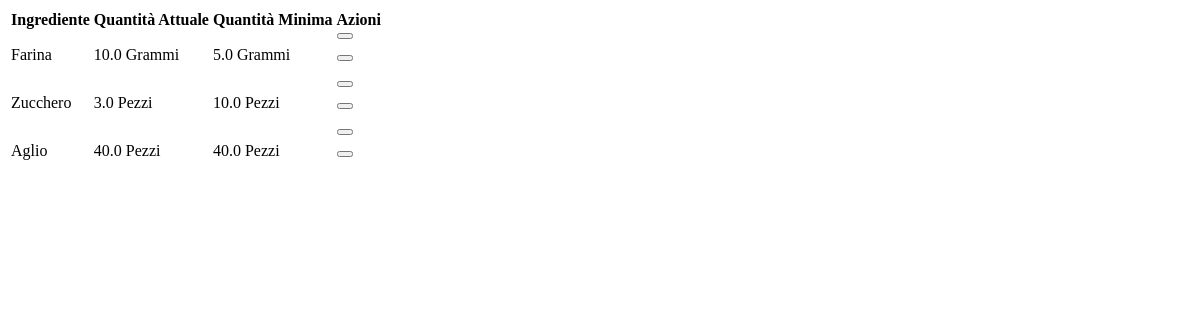
Page /magazzino/tabellaScorte (signed in) on the earlier database version.
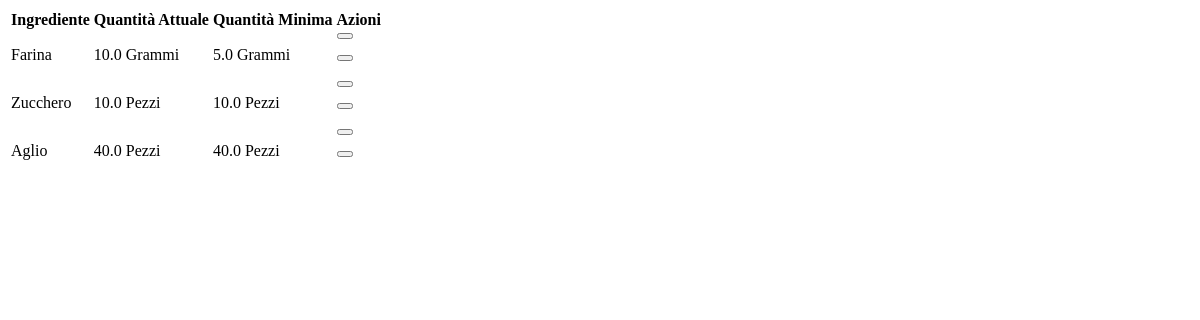
Same page on the later database version.
### gestioneMagazzino/models.py (models this page shows, shortened)
class Scorta(models.Model):
    idIngrediente = models.ForeignKey(Ingrediente, on_delete=models.CASCADE)
    quantitaAttuale = models.FloatField(validators=[MinValueValidator(0)])
    quantitaMinima = models.FloatField(validators=[MinValueValidator(0)])
    class Meta:
        verbose_name = 'Scorta'
        verbose_name_plural = 'Scorte'

### gestioneMenu/models.py (models this page shows)
class Ingrediente(models.Model):
    nome = models.CharField(max_length=100)
    idMisura = models.ForeignKey(Misura, on_delete=models.CASCADE)
    fattoInCasa = models.BooleanField()
    def __str__(self):
        return self.nome
    class Meta:
        verbose_name = 'Ingrediente'
        verbose_name_plural = 'Ingredienti'

class Misura(models.Model):
    nome = models.CharField(max_length=50)
    def __str__(self):
        return self.nome
    class Meta:
        verbose_name = 'Misura'
        verbose_name_plural = 'Misure'

### gestioneMagazzino/views.py (the view)
# urls.py: path('tabellaScorte', views.tabellaScorte, name='tabellaScorte'),
@login_required
def tabellaScorte(request):
    scorte = Scorta.objects.all()
    return render(request, 'scorte/tabellaScorte.html', {'scorte' : scorte,'permessiAzioni': request.user.has_perm('gestioneMenu.delete_Scorta')})

### gestioneMagazzino/templates/scorte/tabellaScorte.html (shortened to what this page needs)
<table class="table table-primary">
    <thead>
      <tr>
        <th scope="col">Ingrediente</th>
        <th scope="col">Quantità Attuale</th>
        <th scope="col">Quantità Minima</th>
        {% if permessiAzioni %}
        <th scope="col">Azioni</th>
        {% endif %}
      </tr>
    </thead>
    <tbody>
        {% for scorta in scorte %}
        <tr>
            <td>
              {{ scorta.idIngrediente }}
            </td>
            <td>
              {{ scorta.quantitaAttuale }} {{scorta.idIngrediente.idMisura}}
            </td>
            <td>
                {{ scorta.quantitaMinima }} {{scorta.idIngrediente.idMisura}}
            </td>
            {% if permessiAzioni %}
            <td>
              <div class="row">
                <div class="col-sm-6 col-md-3">
                  <form hx-post="{% url 'modificaScorta' %}" hx-target="#divNotifica">
                    <button type="submit" class="buttonSubmit"></button>
                  </form>
                </div>
                <div class="col-sm-6 col-md-3">
                  <form hx-post="{% url 'eliminaScorta' %}" hx-target="#divNotifica">
                    <button type="submit" onclick="return confirm('Vuoi davvero eliminare questa scorta?')" class="buttonSubmit"></button>
                  </form>
                </div>
              </div>
            </td>
            {% endif %}
        </tr>
        {% endfor %}
    </tbody>
  </table>

Differences in the rows shown:
changed Scorta "Zucchero": quantitaAttuale "3.0" → "10.0"
